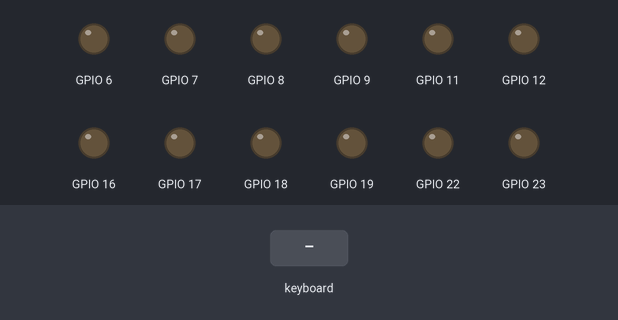
Bench run of a program on a simulated Raspberry Pi (BCM pin numbers). Parts: output pins drawn as LEDs (lit = HIGH). The inputs (shaded band) are chosen by the test bench. The full-screen text the program places in the terminal is not drawn.

Above: at 1.2 s.
1.3 s: key "e" typed on the keyboard
At 2.2 s:
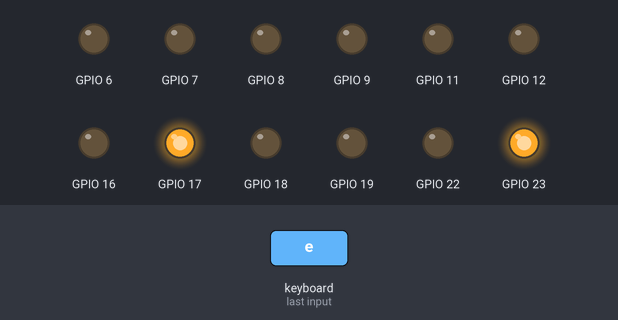
2.8 s: key "d" typed on the keyboard
At 3.3 s:
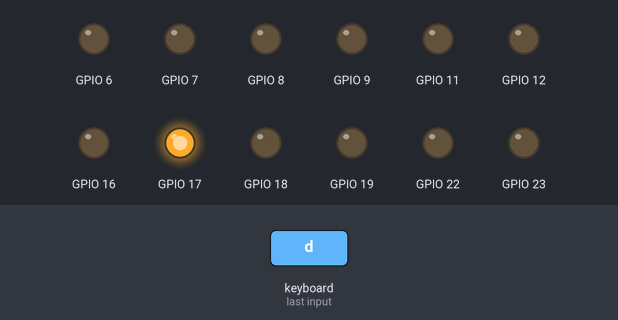
4.3 s: key "t" typed on the keyboard
At 5.5 s:
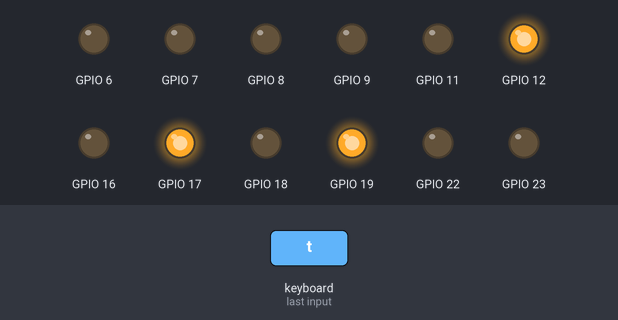
5.8 s: key "g" typed on the keyboard
At 6.8 s:
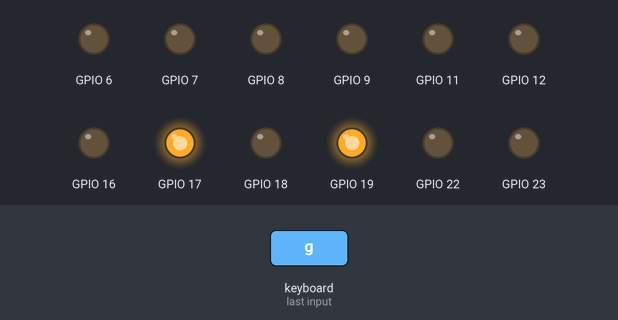
7.3 s: key "u" typed on the keyboard
At 8.0 s:
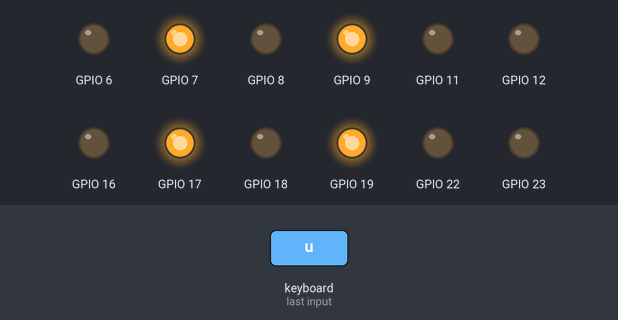
8.8 s: key "j" typed on the keyboard
At 9.1 s:
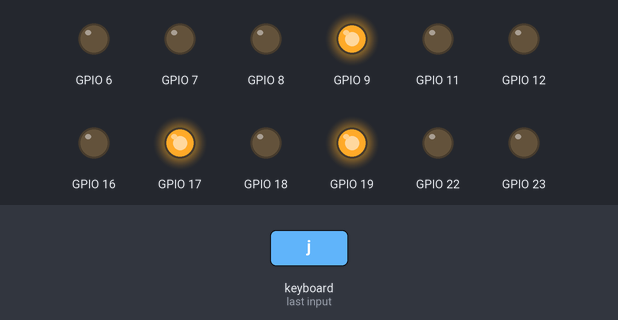
Timing chart, 0 to 11.3 s (numbered marks = the images above; inputs shaded):
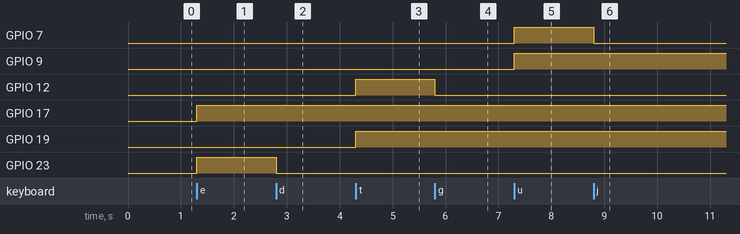

The program:

stepper-mover-4-control.py
```python
#!/usr/bin/python
# from raspberrypi-spy.co.uk
# and a reference for curses

# joadavis 16Dec2015

# Inspired by http://www.thingiverse.com/thing:248009

import sys
import time
import RPi.GPIO as GPIO

import curses
stdscr = curses.initscr()
curses.cbreak()
stdscr.keypad(1)

stdscr.addstr(1,1, "+--------+")

# use BCM GPIO refs
GPIO.setmode(GPIO.BCM)


class Motor:
  stepratio = 1
  pins = []
  dir_flip = 1
  wind_count = 0
  step_counter = 0
  def __init__(self, somepins, someratio=1):
    self.pins = somepins
    self.stepratio = someratio
    self.setup()

  def run(self, relsteps=5, direction=1):
     # turn the spool a relative amount
     my_steps = relsteps * self.stepratio
     my_dir = direction * self.dir_flip
     # todo loop to step through sequence
     for loops in range(my_steps):
       #print("counting ",)
       #print(self.step_counter,)
       #print(Seq[self.step_counter])
       stdscr.addstr(2, 12, str(self.step_counter))
       stdscr.addstr(2, 14, str(Seq[self.step_counter]))

       for pin in range(0,4):
         xpin = self.pins[pin]
         if Seq[self.step_counter][pin] != 0:
           #print(" enable GPIO %i" % (xpin))
           stdscr.addstr(2, 8, str(xpin))
           GPIO.output(xpin, True)
         else:
           GPIO.output(xpin, False)

       self.step_counter += my_dir

       # if end, start again
       if (self.step_counter >= StepCountMax):
         self.step_counter = 0
       if (self.step_counter < 0):
         self.step_counter = StepCountMax + my_dir

       time.sleep(WaitTime)
     #print("o")
     stdscr.addstr(2, 5, 'Run')


  def setup(self):
    for pin in self.pins:
      stdscr.addstr(2, 16, "setup pin %i" % pin)
      GPIO.setup(pin, GPIO.OUT)
      GPIO.output(pin, False)

  #def zero_counter(self):

stdscr.addstr(10, 1, "Init motors")
#motor_left = Motor([17, 18, 22, 23])
#motor_right = Motor([19, 6, 16, 12])
#motor_right.stepratio = 9
motor_1 = Motor([17, 18, 22, 23])
motor_2 = Motor([19, 6, 16, 12])
motor_3 = Motor([9, 11, 8, 7])


# set all pins as ouput
#for pin in StepPins:
#  print("Setup pins")
#  GPIO.setup(pin, GPIO.OUT)
#  GPIO.output(pin, False)

#define sequence for halfstepping
Seq = [[1,0,0,1],
       [1,0,0,0],
       [1,1,0,0],
       [0,1,0,0],
       [0,1,1,0],
       [0,0,1,0],
       [0,0,1,1],
       [0,0,0,1]]
# full stepping
FullSeq = [[1,0,0,0],
       [0,1,0,0],
       [0,0,1,0],
       [0,0,0,1]]

#Seq = FullSeq

StepCountMax = len(Seq)
StepDir = 1 # positive clockwise, negative counterclockwise
wind = 1
unwind = -1

# read wait time from command line
if len(sys.argv) > 1:
  WaitTime = int(sys.argv[1])/float(1000)
else:
  WaitTime = 10/float(1000)


# help text
stdscr.addstr(4,1, "stepper mover controls")
stdscr.addstr(5,1, "q  - quit")
stdscr.addstr(6,1, "e and d - motor 1")
stdscr.addstr(7,1, "t and g - motor 2")
stdscr.addstr(8,1, "u and j - motor 3")
stdscr.addstr(9,1, "o and l - motor 4")

# main loop
#while True:
key = ''
while key != ord('q'):
  key = stdscr.getch()
  #stdscr.addch(2, 5, key)
  #stdscr.refresh()
  if key == curses.KEY_UP:
    StepDir = 1
  elif key == curses.KEY_DOWN:
    StepDir = -1

  elif key == ord('e'):
    motor_1.run(1, 1)
  elif key == ord('d'):
    motor_1.run(1, -1)

  elif key == ord('t'):
    motor_2.run(1, 1)
  elif key == ord('g'):
    motor_2.run(1, -1)

  elif key == ord('u'):
    motor_3.run(1, 1)
  elif key == ord('j'):
    motor_3.run(1, -1)

  #elif key == ord('o'):
  #  motor_4.run(1, 1)
  #elif key == ord('l'):
  #  motor_4.run(1, -1)


GPIO.cleanup()
curses.endwin()
```

Measured:
- after the input at 1.3 s, GPIO 17, GPIO 23: LOW → HIGH at once
- after the input at 2.8 s, GPIO 23: HIGH → LOW at once
- after the input at 4.3 s, GPIO 12, GPIO 19: LOW → HIGH at once
- after the input at 5.8 s, GPIO 12: HIGH → LOW at once
- after the input at 7.3 s, GPIO 7, GPIO 9: LOW → HIGH at once
- after the input at 8.8 s, GPIO 7: HIGH → LOW at once
